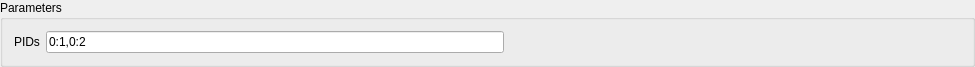
<?xml version="1.0" encoding="UTF-8"?>
<ui version="4.0">
 <class>EdgeCombinationWidget</class>
 <widget class="QWidget" name="EdgeCombinationWidget">
  <property name="geometry">
   <rect>
    <x>0</x>
    <y>0</y>
    <width>975</width>
    <height>52</height>
   </rect>
  </property>
  <property name="windowTitle">
   <string>EdgeCombinationWidget</string>
  </property>
  <layout class="QVBoxLayout" name="verticalLayout">
   <property name="spacing">
    <number>0</number>
   </property>
   <property name="leftMargin">
    <number>0</number>
   </property>
   <property name="topMargin">
    <number>0</number>
   </property>
   <property name="rightMargin">
    <number>0</number>
   </property>
   <property name="bottomMargin">
    <number>0</number>
   </property>
   <item>
    <widget class="QGroupBox" name="groupBox">
     <property name="title">
      <string>Parameters</string>
     </property>
     <layout class="QGridLayout" name="gridLayout">
      <item row="0" column="2">
       <spacer name="horizontalSpacer">
        <property name="orientation">
         <enum>Qt::Horizontal</enum>
        </property>
        <property name="sizeHint" stdset="0">
         <size>
          <width>40</width>
          <height>20</height>
         </size>
        </property>
       </spacer>
      </item>
      <item row="0" column="1">
       <widget class="QLineEdit" name="lineEdit_PIDs">
        <property name="text">
         <string>0:1,0:2</string>
        </property>
       </widget>
      </item>
      <item row="0" column="0">
       <widget class="QLabel" name="label_2">
        <property name="text">
         <string>PIDs</string>
        </property>
       </widget>
      </item>
     </layout>
    </widget>
   </item>
  </layout>
 </widget>
 <layoutdefault spacing="6" margin="11"/>
 <resources/>
 <connections/>
</ui>
